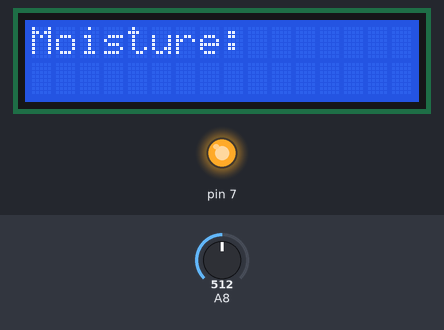
Bench run of a sketch on a simulated Arduino Mega 2560, built with avr-gcc and run on an emulated ATmega2560. Parts: 16×2 character LCD, output pins drawn as LEDs (lit = HIGH). Inputs (shaded band) come from the test bench; at power-on: A8 = 512.

Above: at 9.9 s.
At 10.9 s:
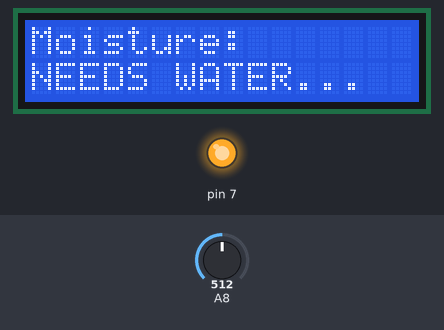
11.0 s: A8 set to 498
14.0 s: A8 set to 475
At 16.8 s:
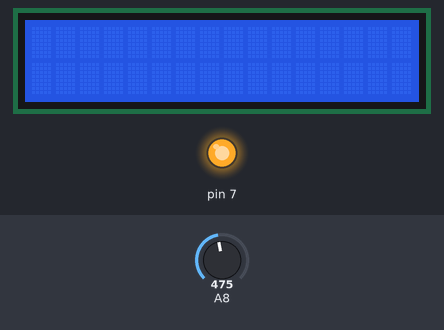
18.0 s: A8 set to 511
At 20.6 s:
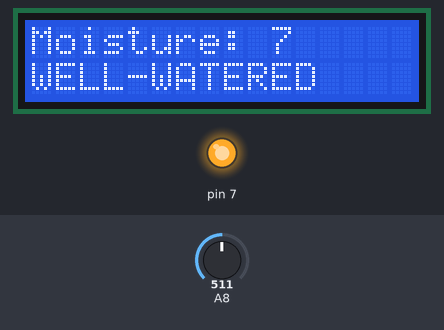
Timing chart, 0 to 22.1 s (numbered marks = the images above; inputs shaded):
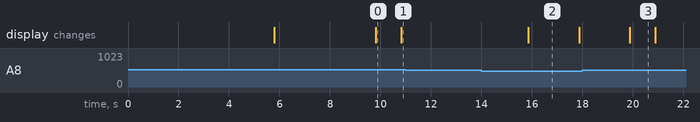

The sketch:

ProjectContest.ino
```cpp
#include <Wire.h>
#include <LiquidCrystal_I2C.h>
// Set the LCD address to 0x27 for a 16 chars and 2 line display
LiquidCrystal_I2C lcd(0x27, 16, 2);

void setup() {
  // put your setup code here, to run once:
  lcd.begin();
  pinMode(7,OUTPUT);
  Serial.begin(9600);
  dataDisplay();
  waterPump(0);
  delay(200);
  waterPump(1);
  delay(500);
}

void loop() {

  // put your main code here, to run repeatedly:
  lcd.clear();
  while(moistureRead() > 0 && moistureRead() <= 3){
    lcd.setCursor(0,0);
    lcd.print("Moisture: ");
    lcd.setCursor(0,10);
    lcd.print(moistureRead());
    lcd.setCursor(0,1);
    lcd.print("PUMPING");
    waterPump(0);
    delay(1000);
    if(moistureRead() > 3){
      waterPump(1);
      break;
    }
  }

  lcd.clear();
  while(moistureRead() >= 4 && moistureRead() <= 7){
    lcd.setCursor(0,0);
    lcd.print("Moisture: ");
    lcd.setCursor(0,10);
    lcd.print(moistureRead());
    lcd.setCursor(0,1);
    lcd.print("NEEDS WATER...");
  }

  lcd.clear();
  while(moistureRead() >= 8 && moistureRead() <= 10){
    lcd.setCursor(0,0);
    lcd.print("Moisture: ");


    if(moistureRead() == 10){
      lcd.setCursor(10,0);
      lcd.print("  ");
      lcd.setCursor(10,0);
      lcd.print(moistureRead());;
    } else{
      lcd.setCursor(10,0);
      lcd.print("   ");
      lcd.setCursor(10,0);
      lcd.print(moistureRead());
    }
    lcd.setCursor(0,1);
    lcd.print("WELL-WATERED");

  }
}

void waterPump(int stat){
  digitalWrite(7, stat);
}

int moistureRead(){
  int val = analogRead(A8);
  int value = map(val,220,1023,10,1);
  delay(1000);
  return value;
}

void dataDisplay(){
  lcd.setCursor(0,0);
  lcd.print("CRU EP & MEP");
  lcd.setCursor(0,1);
  lcd.print("Open House 2023");
  delay(5000);
}
```

Measured:
- the behaviour switches between 488 and 487 on A8 (found by bisection; images 1 and 2)
- after the input at 11.0 s, every drawn part: stays the same
- after the input at 14.0 s, the display: changes after 1.9 s (image 2)
- what the display in image 0 shows lasts 1.0 s, from 9.8 s to 10.8 s
- what the display in image 2 shows lasts 2.0 s, from 15.9 s to 17.9 s
